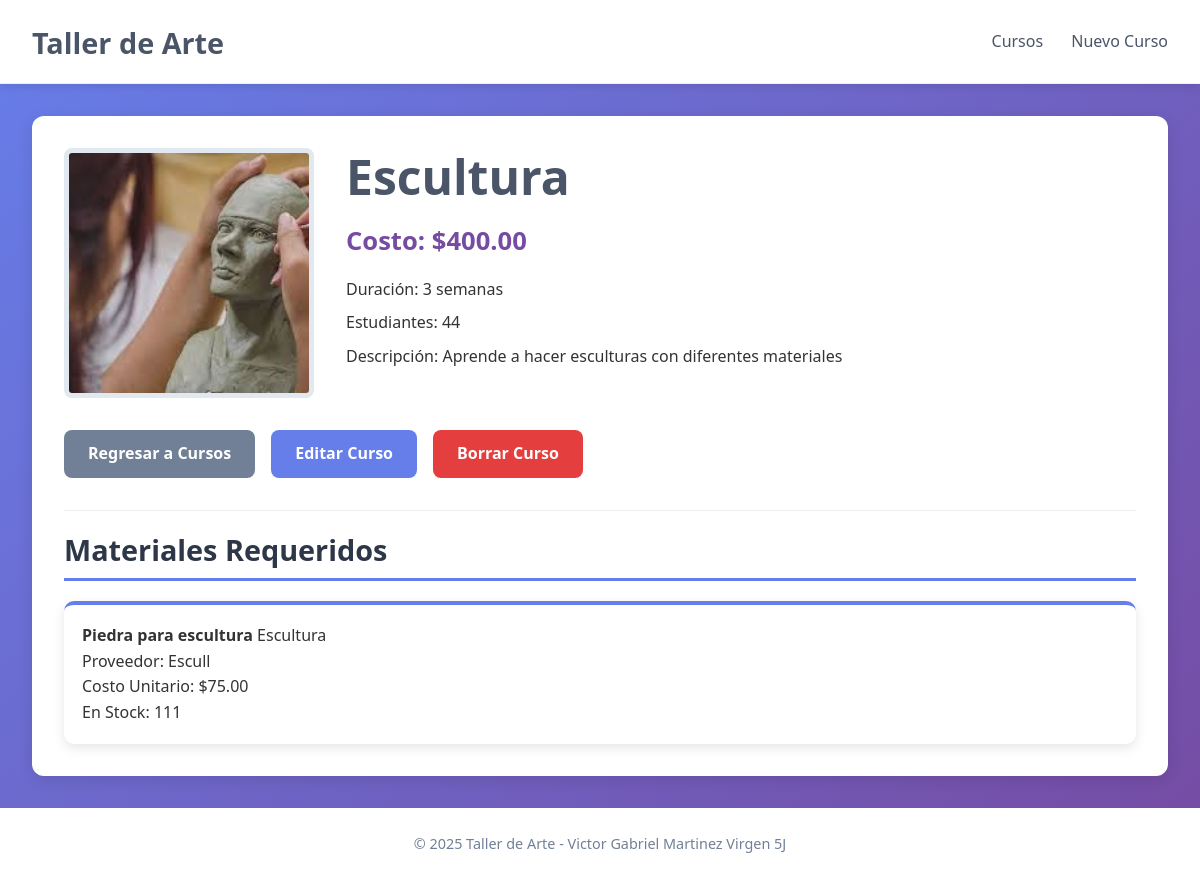
The app's page /curso/2/ with its own data.
### app_curso/models.py (models this page shows, shortened)
class Curso(models.Model):
    nombre_curso = models.CharField(max_length=150, unique=True)
    descripcion = models.TextField()
    duracion_semanas = models.IntegerField()
    costo = models.DecimalField(max_digits=8, decimal_places=2)
    estudiantes = models.IntegerField()
    foto = models.ImageField(upload_to='cursos', null=True, blank=True)
    class Meta:
        verbose_name = "Curso"
        verbose_name_plural = "Cursos"
        ordering = ['nombre_curso']

class Material(models.Model):
    nombre_material = models.CharField(max_length=150)
    tipo_material = models.CharField(max_length=100)
    proveedor = models.CharField(max_length=100, blank=True, null=True)
    costo_unitario = models.DecimalField(max_digits=6, decimal_places=2)
    en_stock = models.IntegerField()
    id_curso = models.ForeignKey(
        Curso,
        on_delete=models.CASCADE,
        related_name='materiales_requeridos',
        db_column='id_curso'
    )
    class Meta:
        verbose_name = "Material"
        verbose_name_plural = "Materiales"
        unique_together = ('nombre_material', 'id_curso')

### app_curso/views.py (the view)
# urls.py: path('curso/<int:curso_id>/', views.detalle_curso, name='detalle_curso'),
def detalle_curso(request, curso_id):
    curso = get_object_or_404(Curso, id=curso_id)
    return render(request, 'detalle_curso.html', {'curso': curso})

### app_curso/templates/detalle_curso.html (shortened to what this page needs)
{% extends 'base.html' %}
{% block contenido %}
<article class="curso-detail">
    <div class="curso-banner">
        {% if curso.foto %}
            <img src="{{ curso.foto.url }}" alt="Foto de {{ curso.nombre_curso }}" class="detail-photo">
        {% else %}
            <div class="detail-placeholder">🎨</div>
        {% endif %}
        <div class="curso-info">
            <h1>{{ curso.nombre_curso }}</h1>
            <h3>Costo: ${{ curso.costo }}</h3>
            <p>Duración: {{ curso.duracion_semanas }} semanas</p>
            <p>Estudiantes: {{ curso.estudiantes }}</p>
            <p>Descripción: {{ curso.descripcion }}</p>
        </div>
    </div>
    <div class="detail-actions">
        <a href="{% url 'app_curso:listar_cursos' %}" class="btn btn-secondary">
            Regresar a Cursos
        </a>
        <a href="{% url 'app_curso:editar_curso' curso.id %}" class="btn btn-primary">Editar Curso</a>
        <a href="{% url 'app_curso:borrar_curso' curso.id %}" class="btn btn-danger">Borrar Curso</a>
    </div>
    <section class="materiales-section">
    <h2>Materiales Requeridos</h2>
    {% if curso.materiales_requeridos.all %}
    <div class="material-grid">
        {% for material in curso.materiales_requeridos.all %}
        <div class="material-card">
            <div class="material-header">
                <strong class="material-name">{{ material.nombre_material }}</strong>
                <span class="type-badge">{{ material.tipo_material }}</span>
            </div>
            <div class="material-body">
                <p>Proveedor: {{ material.proveedor|default:"N/A" }}</p>
                <p class="material-costo">Costo Unitario: ${{ material.costo_unitario }}</p>
            </div>
            <div class="material-footer">
                <span class="stock-label">En Stock:</span>
                <span class="stock-value">{{ material.en_stock }}</span>
            </div>
        </div>
        {% endfor %}
    </div>
    {% else %}
    <p class="empty-message">No hay materiales registrados para este curso.</p>
    {% endif %}
</section>
{% endblock %}

### app_curso/static/css/styles.css (style rules this page uses)
* { margin: 0; padding: 0; box-sizing: border-box; }
body { font-family: 'Segoe UI', Tahoma, Geneva, Verdana, sans-serif; background: linear-gradient(135deg, #667eea 0%, #764ba2 100%); color: #333; line-height: 1.6; }
.curso-detail { background: white; border-radius: 12px; overflow: hidden; box-shadow: 0 4px 15px rgba(0, 0, 0, 0.1); padding: 2rem; }
.curso-banner { display: flex; gap: 2rem; margin-bottom: 2rem; align-items: flex-start; }
.detail-photo { width: 250px; height: 250px; object-fit: cover; border: 5px solid #e2e8f0; border-radius: 8px; }
.curso-info h1 { font-size: 2.5rem; color: #2d3748; }
.curso-info h3 { color: #667eea; margin-top: 10px; margin-bottom: 10px; }
.curso-info p { margin-bottom: 8px; }
.materiales-section { margin-top: 2rem; padding-top: 1rem; border-top: 1px solid #eee; }
.materiales-section h2 { color: #2d3748; margin-bottom: 15px; border-bottom: 2px solid #eee; padding-bottom: 5px; }
.detail-actions { margin-bottom: 2rem; display: flex; gap: 1rem; }
.btn { padding: 0.7rem 1.5rem; border: none; border-radius: 8px; font-weight: 600; cursor: pointer; transition: background 0.3s; text-decoration: none; display: inline-block; }
.btn-primary { background: #667eea; color: white; }
.btn-secondary { background: #718096; color: white; }
.btn-danger { background: #e53e3e; color: white; }
.curso-detail h1 { font-size: 3rem; font-weight: 900; color: #4a5568; line-height: 1.2; margin-bottom: 10px; }
.curso-detail h3 { color: #764ba2; font-size: 1.6rem; font-weight: 700; margin-top: 15px; margin-bottom: 15px; }
.materiales-section h2 { color: #2d3748; font-size: 1.8rem; font-weight: 700; margin-bottom: 15px; border-bottom: 3px solid #667eea; padding-bottom: 5px; }
.material-grid { display: grid; grid-template-columns: repeat(auto-fit, minmax(280px, 1fr)); gap: 20px; margin-top: 20px; }
.material-card { background: white; padding: 18px; border-radius: 10px; box-shadow: 0 4px 12px rgba(0, 0, 0, 0.1); border-top: 4px solid #667eea; }

### records on screen
Curso: foto (picture), nombre_curso "Escultura", costo "400.00", duracion_semanas "3", estudiantes "44", descripcion "Aprende a hacer esculturas con diferentes materiales"
Material: nombre_material "Piedra para escultura", tipo_material "Escultura", proveedor "Escull", costo_unitario "75.00", en_stock "111"
